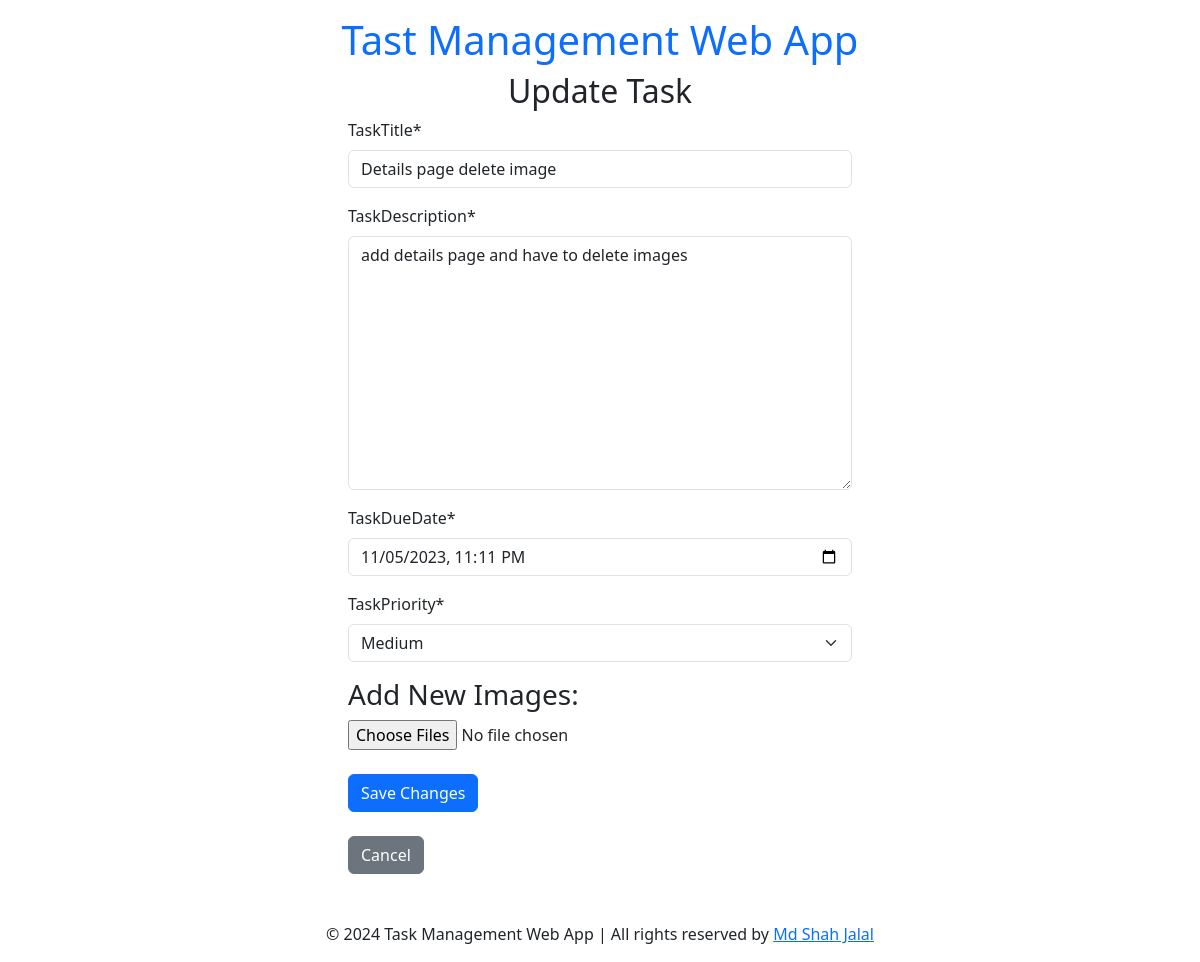
Before: /task/11/update/ (signed in) with the older database file.
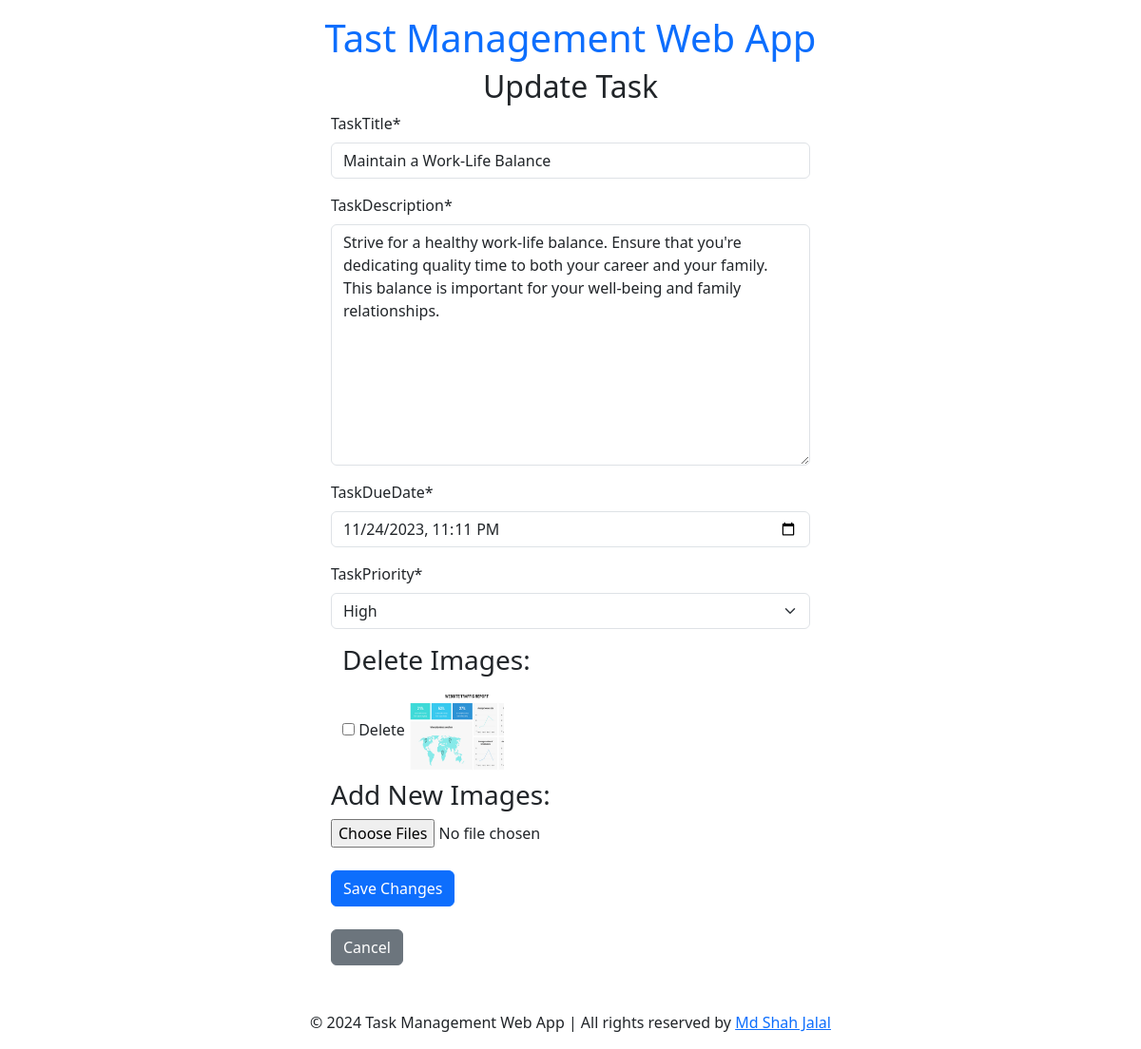
After: the same page with the newer database file.
### todoapp/models.py (models this page shows, shortened)
class TaskModel(models.Model):
    user = models.ForeignKey(User, on_delete=models.CASCADE, default=1)
    taskTitle = models.CharField(max_length=100)
    taskDescription = models.TextField()
    is_completed = models.BooleanField(default=False)
    taskDueDate = models.DateTimeField(default=timezone.now)
    taskPriority = models.CharField(max_length=20, choices=[
        ('low', 'Low'),
        ('medium', 'Medium'),
        ('high', 'High'),
    ])
    images = models.ManyToManyField('Photo', related_name='tasks', blank=True)
    created_at = models.DateTimeField(default=timezone.now)  # Use timezone.now to set the current timestamp
    updated_at = models.DateTimeField(auto_now=True)  # This field will automatically update on every save

class Photo(models.Model):
    image = models.ImageField(upload_to='task_photos')

### todoapp/views.py (the view)
# urls.py: path('task/<int:task_id>/update/', update_task, name='update_task'),
@login_required
def update_task(request, task_id):
    task = TaskModel.objects.get(pk=task_id)
    if task.is_completed:
       return redirect('forbidden_task')
    user_timezone = request.session.get('user_timezone', 'UTC')
    if request.method == 'POST':
        form = TaskForm(request.POST, request.FILES, instance=task)
        if form.is_valid():
            if 'delete_images' in request.POST:
                images_to_delete = request.POST.getlist('delete_images')
                for image_id in images_to_delete:
                    image = Photo.objects.get(id=image_id)
                    default_storage.delete(image.image.name)
                    image.delete()
            for image in request.FILES.getlist('new_images'):
                photo = Photo(image=image)
                photo.save()
                task.images.add(photo)
            task = form.save()
            return redirect('show_tasks')
    else:
        form = TaskForm(instance=task)
    return render(request, 'update_task.html', {'form': form, 'task': task, 'user_timezone': user_timezone})

### todoapp/forms.py
class TaskForm(forms.ModelForm):
    class Meta:
        model = TaskModel
        fields = ('taskTitle', 'taskDescription', 'taskDueDate', 'taskPriority')
        widgets = {
            'taskDueDate': forms.DateTimeInput(attrs={'type': 'datetime-local'}, format='%Y-%m-%dT%H:%M'),
            }

### todoapp/templates/update_task.html (shortened to what this page needs)
{% extends 'base.html' %}
{% load crispy_forms_tags %}
{% block content %}
    <div class="w-50 mx-auto px-5">
        <h2 class="text-center">Update Task</h2>
        <form method="post" enctype="multipart/form-data">
            {{ form|crispy }}
            <div class="container">
                {% if task.images.exists %}
                    <h3>Delete Images:</h3>
                    <div class="row gap-2">
                        <div class="col lg:col-3">
                            {% for photo in task.images.all %}
                                <label for="delete_{{ photo.id }}">
                                    <input type="checkbox" name="delete_images" id="delete_{{ photo.id }}" value="{{ photo.id }}"> Delete
                                    <img width="100" height="100" src="{{ photo.image.url }}" alt="task image">
                                </label>
                            {% endfor %}
                        </div>
                    </div>
                {% endif %}
            </div>
            <h3>Add New Images:</h3>
            <input type="file" name="new_images" accept="image/*" multiple>
            <br> <br>
            <button type="submit" class="btn btn-primary">Save Changes</button>
        </form>
        <br>
        <a href="{% url 'task_details' task.id %}" class="btn btn-secondary">Cancel</a>
    </div>
{% endblock %}

Changed rows visible on the page:
changed TaskModel: taskTitle "Details page delete image" → "Maintain a Work-Life Balance"; taskDescription "add details page and have to delete images" → "Strive for a healthy work-life balance. Ensure that you're dedicating quality time to both your career and your family. This balance is important for your well-being and family relationships."; taskDueDate "11/05/2023 23:11" → "11/24/2023 23:11"; taskPriority "Medium" → "High"
added Photo: image (picture)
Other visible differences:
text now shown: "Delete Images:"
